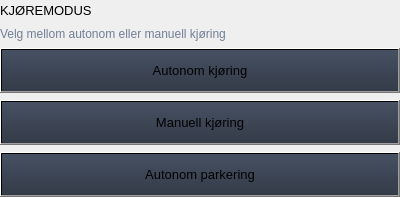
                                  <widget class="QFrame" name="kjoringContainer">
                                   <property name="minimumSize">
                                    <size>
                                     <width>400</width>
                                     <height>0</height>
                                    </size>
                                   </property>
                                   <property name="maximumSize">
                                    <size>
                                     <width>0</width>
                                     <height>16777215</height>
                                    </size>
                                   </property>
                                   <property name="styleSheet">
                                    <string notr="true"/>
                                   </property>
                                   <property name="frameShape">
                                    <enum>QFrame::NoFrame</enum>
                                   </property>
                                   <property name="frameShadow">
                                    <enum>QFrame::Raised</enum>
                                   </property>
                                   <layout class="QVBoxLayout" name="verticalLayout_25">
                                    <property name="spacing">
                                     <number>7</number>
                                    </property>
                                    <property name="leftMargin">
                                     <number>0</number>
                                    </property>
                                    <property name="topMargin">
                                     <number>0</number>
                                    </property>
                                    <property name="rightMargin">
                                     <number>0</number>
                                    </property>
                                    <property name="bottomMargin">
                                     <number>0</number>
                                    </property>
                                    <item>
                                     <widget class="QLabel" name="title_kjoring">
                                      <property name="minimumSize">
                                       <size>
                                        <width>0</width>
                                        <height>20</height>
                                       </size>
                                      </property>
                                      <property name="font">
                                       <font>
                                        <pointsize>10</pointsize>
                                        <italic>false</italic>
                                        <bold>false</bold>
                                       </font>
                                      </property>
                                      <property name="styleSheet">
                                       <string notr="true"/>
                                      </property>
                                      <property name="text">
                                       <string>KJØREMODUS</string>
                                      </property>
                                     </widget>
                                    </item>
                                    <item>
                                     <widget class="QLabel" name="label_kjoring">
                                      <property name="styleSheet">
                                       <string notr="true">color: rgb(113, 126, 149);</string>
                                      </property>
                                      <property name="lineWidth">
                                       <number>1</number>
                                      </property>
                                      <property name="text">
                                       <string>Velg mellom autonom eller manuell kjøring</string>
                                      </property>
                                      <property name="alignment">
                                       <set>Qt::AlignLeading|Qt::AlignLeft|Qt::AlignVCenter</set>
                                      </property>
                                     </widget>
                                    </item>
                                    <item>
                                     <widget class="QPushButton" name="btn_auto">
                                      <property name="minimumSize">
                                       <size>
                                        <width>150</width>
                                        <height>45</height>
                                       </size>
                                      </property>
                                      <property name="font">
                                       <font>
                                        <pointsize>10</pointsize>
                                        <italic>false</italic>
                                        <bold>false</bold>
                                       </font>
                                      </property>
                                      <property name="cursor">
                                       <cursorShape>PointingHandCursor</cursorShape>
                                      </property>
                                      <property name="styleSheet">
                                       <string notr="true">QPushButton { background-color: qlineargradient(spread:pad, x1:0.5, y1:0, x2:0.5, y2:1, stop:0 rgba(71, 81, 99, 255), stop:1 rgba(52, 59, 72, 255));} QPushButton:hover { background-color: qlineargradient(spread:pad, x1:0.5, y1:0, x2:0.5, y2:1, stop:0 rgba(92, 104, 128, 255), stop:1 rgba(61, 69, 85, 255));}
QPushButton:checked { background-color: rgb(35, 41, 54); border: 1px solid rgb(23, 27, 37); }</string>
                                      </property>
                                      <property name="text">
                                       <string>Autonom kjøring</string>
                                      </property>
                                      <property name="checkable">
                                       <bool>true</bool>
                                      </property>
                                      <property name="checked">
                                       <bool>false</bool>
                                      </property>
                                     </widget>
                                    </item>
                                    <item>
                                     <widget class="QPushButton" name="btn_manuell">
                                      <property name="minimumSize">
                                       <size>
                                        <width>150</width>
                                        <height>45</height>
                                       </size>
                                      </property>
                                      <property name="font">
                                       <font>
                                        <pointsize>10</pointsize>
                                        <italic>false</italic>
                                        <bold>false</bold>
                                       </font>
                                      </property>
                                      <property name="cursor">
                                       <cursorShape>PointingHandCursor</cursorShape>
                                      </property>
                                      <property name="styleSheet">
                                       <string notr="true">QPushButton { background-color: qlineargradient(spread:pad, x1:0.5, y1:0, x2:0.5, y2:1, stop:0 rgba(71, 81, 99, 255), stop:1 rgba(52, 59, 72, 255));} QPushButton:hover { background-color: qlineargradient(spread:pad, x1:0.5, y1:0, x2:0.5, y2:1, stop:0 rgba(92, 104, 128, 255), stop:1 rgba(61, 69, 85, 255));}
QPushButton:checked { background-color: rgb(35, 41, 54); border: 1px solid rgb(23, 27, 37); }</string>
                                      </property>
                                      <property name="text">
                                       <string>Manuell kjøring</string>
                                      </property>
                                      <property name="checkable">
                                       <bool>true</bool>
                                      </property>
                                      <property name="checked">
                                       <bool>false</bool>
                                      </property>
                                      <property name="autoRepeat">
                                       <bool>false</bool>
                                      </property>
                                     </widget>
                                    </item>
                                    <item>
                                     <widget class="QPushButton" name="btn_fotomoasaikk">
                                      <property name="minimumSize">
                                       <size>
                                        <width>150</width>
                                        <height>45</height>
                                       </size>
                                      </property>
                                      <property name="font">
                                       <font>
                                        <family>Segoe UI</family>
                                        <pointsize>10</pointsize>
                                        <weight>50</weight>
                                        <italic>false</italic>
                                        <bold>false</bold>
                                       </font>
                                      </property>
                                      <property name="cursor">
                                       <cursorShape>PointingHandCursor</cursorShape>
                                      </property>
                                      <property name="styleSheet">
                                       <string notr="true">QPushButton { background-color: qlineargradient(spread:pad, x1:0.5, y1:0, x2:0.5, y2:1, stop:0 rgba(71, 81, 99, 255), stop:1 rgba(52, 59, 72, 255));} QPushButton:hover { background-color: qlineargradient(spread:pad, x1:0.5, y1:0, x2:0.5, y2:1, stop:0 rgba(92, 104, 128, 255), stop:1 rgba(61, 69, 85, 255));}</string>
                                      </property>
                                      <property name="text">
                                       <string>Autonom parkering</string>
                                      </property>
                                     </widget>
                                    </item>
                                   </layout>
                                  </widget>
